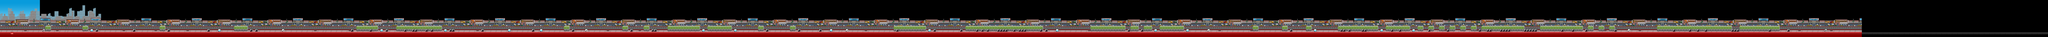

The image is a tile-based game level rendered from a .tmx file. Its description and source (layers, tilesets, objects; grid data summarised) follow:
An orthogonal 770x14 tile map with 64x64 px tiles, 10 tile layers (back-5, back-4, back-3, back-2, ...), 3 tilesets.

<map version="1.0" orientation="orthogonal" width="770" height="14" tilewidth="64" tileheight="64">
 <tileset firstgid="1" name="City" tilewidth="64" tileheight="64">
  <image source="tileset_level_5-hd.png" width="1280" height="832" />
 </tileset>
 <tileset firstgid="261" name="Icons" tilewidth="64" tileheight="64">
  <image source="TrackLapse_Icons-hd.png" width="640" height="256" />
  <tile id="0">
   <properties>
    <property name="obstacle" value="hurdle" />
   </properties>
  </tile>
  <tile id="1">
   <properties>
    <property name="special" value="spawnpoint" />
   </properties>
  </tile>
  <tile id="2">
   <properties>
    <property name="special" value="checkpoint" />
   </properties>
  </tile>
  <tile id="3">
   <properties>
    <property name="special" value="nextlevelNE" />
   </properties>
  </tile>
  <tile id="4">
   <properties>
    <property name="layerBelow" value="back-1" />
    <property name="special" value="jimAppearance1" />
   </properties>
  </tile>
  <tile id="7">
   <properties>
    <property name="obstacle" value="hen" />
   </properties>
  </tile>
  <tile id="8">
   <properties>
    <property name="obstacle" value="cow" />
   </properties>
  </tile>
  <tile id="9">
   <properties>
    <property name="obstacle" value="manure" />
   </properties>
  </tile>
  <tile id="12">
   <properties>
    <property name="layerBelow" value="main0" />
    <property name="object" value="discoDancers" />
   </properties>
  </tile>
  <tile id="13">
   <properties>
    <property name="layerBelow" value="front-1" />
    <property name="object" value="lighting" />
   </properties>
  </tile>
  <tile id="14">
   <properties>
    <property name="layerBelow" value="back-1" />
    <property name="object" value="tvAnimation" />
   </properties>
  </tile>
  <tile id="15">
   <properties>
    <property name="obstacle" value="dancinMan" />
   </properties>
  </tile>
  <tile id="16">
   <properties>
    <property name="obstacle" value="spilledDrink" />
   </properties>
  </tile>
  <tile id="18">
   <properties>
    <property name="layerBelow" value="back-2" />
    <property name="object" value="femaleBkgDancer" />
   </properties>
  </tile>
  <tile id="19">
   <properties>
    <property name="layerBelow" value="back-2" />
    <property name="object" value="maleBkgDancer" />
   </properties>
  </tile>
  <tile id="20">
   <properties>
    <property name="obstacle" value="femaleBreakdancer" />
   </properties>
  </tile>
  <tile id="23">
   <properties>
    <property name="obstacle" value="femaleZombie" />
   </properties>
  </tile>
  <tile id="24">
   <properties>
    <property name="obstacle" value="garbage" />
   </properties>
  </tile>
  <tile id="25">
   <properties>
    <property name="obstacle" value="sewerWater" />
   </properties>
  </tile>
  <tile id="26">
   <properties>
    <property name="obstacle" value="headlessZombie" />
   </properties>
  </tile>
 </tileset>
 <tileset firstgid="301" name="Meta" tilewidth="64" tileheight="64">
  <image source="meta-hd.png" width="256" height="192" />
  <tile id="0">
   <properties>
    <property name="collision" value="full" />
   </properties>
  </tile>
  <tile id="1">
   <properties>
    <property name="collision" value="slantleft" />
   </properties>
  </tile>
  <tile id="2">
   <properties>
    <property name="collision" value="slantright" />
   </properties>
  </tile>
  <tile id="3">
   <properties>
    <property name="collision" value="none" />
   </properties>
  </tile>
  <tile id="4">
   <properties>
    <property name="collision" value="ledgefull" />
   </properties>
  </tile>
 </tileset>
 <layer name="back-5" width="770" height="14">
  <data>[10780 cells, 195 non-empty, 13 distinct tile ids]</data>
 </layer>
 <layer name="back-4" width="770" height="14">
  <properties>
   <property name="speedx" value="0.02" />
   <property name="speedy" value="1.0" />
  </properties>
  <data>[10780 cells, 234 non-empty, 9 distinct tile ids]</data>
 </layer>
 <layer name="back-3" width="770" height="14">
  <properties>
   <property name="speedx" value="0.04" />
   <property name="speedy" value="1.0" />
  </properties>
  <data>[10780 cells, 204 non-empty, 9 distinct tile ids]</data>
 </layer>
 <layer name="back-2" width="770" height="14">
  <properties>
   <property name="speedx" value="1.0" />
   <property name="speedy" value="1.0" />
  </properties>
  <data>[10780 cells, 4900 non-empty, 100 distinct tile ids]</data>
 </layer>
 <layer name="back-1" width="770" height="14">
  <properties>
   <property name="speedx" value="1.0" />
   <property name="speedy" value="1.0" />
  </properties>
  <data>[10780 cells, 774 non-empty, 42 distinct tile ids]</data>
 </layer>
 <layer name="main0" width="770" height="14">
  <properties>
   <property name="speedx" value="1.0" />
   <property name="speedy" value="1.0" />
  </properties>
  <data>[10780 cells, 222 non-empty, 12 distinct tile ids]</data>
 </layer>
 <layer name="ledges" width="770" height="14">
  <properties>
   <property name="speedx" value="1.0" />
   <property name="speedy" value="1.0" />
  </properties>
  <data>[10780 cells, 998 non-empty, 12 distinct tile ids]</data>
 </layer>
 <layer name="front-1" width="770" height="14">
  <properties>
   <property name="speedx" value="1.1" />
   <property name="speedy" value="1.1" />
  </properties>
  <data>[10780 cells, 770 non-empty, 2 distinct tile ids]</data>
 </layer>
 <layer name="objects" width="770" height="14">
  <properties>
   <property name="speedx" value="1.0" />
   <property name="speedy" value="1.0" />
  </properties>
  <data>[10780 cells, 102 non-empty, 5 distinct tile ids]</data>
 </layer>
 <layer name="meta" width="770" height="14" opacity="0.53">
  <properties>
   <property name="speedx" value="1.0" />
   <property name="speedy" value="1.0" />
  </properties>
  <data>[10780 cells, 1659 non-empty, 2 distinct tile ids]</data>
 </layer>
</map>
